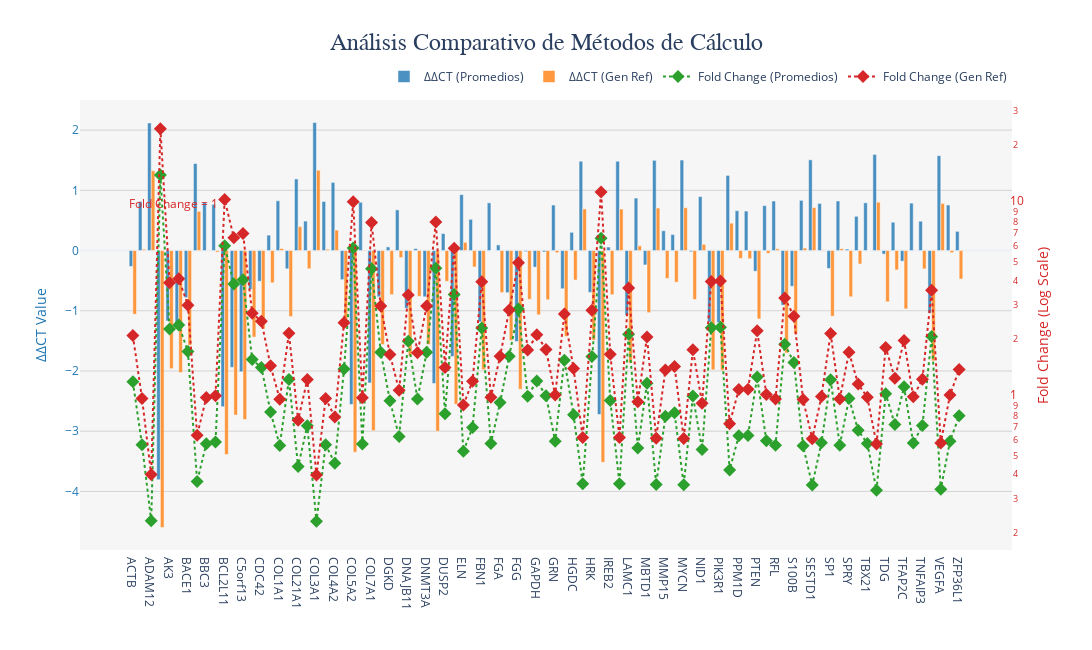

Notebook code for this chart:
### Markdown cell above
### Análisis comparativo de métodos de cálculo


Este código crea una visualización combinada en Plotly que compara valores de ΔΔCT (barra) y Fold Change (línea), usando dos ejes Y. Los valores de ΔΔCT se representan en un eje Y izquierdo, mientras que los valores de Fold Change se trazan en el eje Y derecho con una escala logarítmica. Además:

- **Barras para ΔΔCT**: Comparan promedios y valores de genes de referencia.
- **Líneas y marcadores para Fold Change**: Usan diferentes colores y formas para distinguir entre promedios y genes de referencia.
- **Layout personalizado**: Incluye títulos, leyenda mejorada, anotaciones clave, y un esquema de colores claro.

### Code cell
import plotly.graph_objects as go

fig = go.Figure()

# =============================================================================
# 1. Barras para Delta-Delta CT (Eje Y Izquierdo)
# =============================================================================
fig.add_trace(go.Bar(
    x=df_consolidado['target'],
    y=df_consolidado['delta_delta_ct_promedio'],
    name='ΔΔCT (Promedios)',
    marker_color='#1f77b4',  # Azul estándar
    opacity=0.8,
    yaxis='y'
))

fig.add_trace(go.Bar(
    x=df_consolidado['target'],
    y=df_consolidado['delta_delta_ct_gen_ref'],
    name='ΔΔCT (Gen Ref)',
    marker_color='#ff7f0e',  # Naranja estándar
    opacity=0.8,
    yaxis='y'
))

# =============================================================================
# 2. Líneas + Marcadores para Fold Change (Eje Y Derecho - Escala Log)
# =============================================================================
fig.add_trace(go.Scatter(
    x=df_consolidado['target'],
    y=df_consolidado['fold_change_promedio'],
    name='Fold Change (Promedios)',
    mode='markers+lines',
    marker=dict(color='#2ca02c', size=10, symbol='diamond'),  # Verde
    line=dict(color='#2ca02c', width=2, dash='dot'),
    yaxis='y2'
))

fig.add_trace(go.Scatter(
    x=df_consolidado['target'],
    y=df_consolidado['fold_change_gen_ref'],
    name='Fold Change (Gen Ref)',
    mode='markers+lines',
    marker=dict(color='#d62728', size=10, symbol='diamond'),  # Rojo
    line=dict(color='#d62728', width=2, dash='dot'),
    yaxis='y2'
))

# =============================================================================
# 3. Ajustes de Layout
# =============================================================================
fig.update_layout(
    title=dict(
        text='Análisis Comparativo de Métodos de Cálculo',
        font=dict(size=24, family='Arial Black'),
        x=0.5
    ),
    template='plotly_white',
    barmode='group',

    # >>> FIX AQUÍ: usar title como dict (con font adentro) <<<
    yaxis=dict(
        title=dict(text='ΔΔCT Value', font=dict(color='#1f77b4', size=14)),
        tickfont=dict(color='#1f77b4'),
        showgrid=True,
        gridcolor='lightgray'
    ),
    yaxis2=dict(
        title=dict(text='Fold Change (Log Scale)', font=dict(color='#d62728', size=14)),
        tickfont=dict(color='#d62728'),
        overlaying='y',
        side='right',
        type='log',
        showgrid=False
    ),
    hovermode='x unified',
    legend=dict(
        orientation="h",
        yanchor="bottom",
        y=1.02,
        xanchor="right",
        x=1,
        bgcolor='rgba(255,255,255,0.9)'
    ),
    height=650,
    width=1200,
    margin=dict(b=100, t=100),
    plot_bgcolor='rgba(245,245,245,0.9)'
)

# =============================================================================
# 4. Anotaciones Clave
# =============================================================================
fig.add_annotation(
    text="Fold Change = 1",
    xref="paper", yref="y2",
    x=0.05, y=1,
    showarrow=False,
    font=dict(color="#d62728", size=12)
)

fig.show()


guardar_grafico(fig, 'analisis_comparativo.png')

### Figure 1 — Plotly figure (JSON) as saved in the notebook; plotly's stock layout.template omitted (floating-point values rounded to 4 significant figures)
{"data": [{"marker": {"color": "#1f77b4"}, "name": "ΔΔCT (Promedios)", "opacity": 0.8, "type": "bar", "x": ["ACTB", "ACVR2A", "ADAM12", "ADAMTS59", "AK3", "B2M", "BACE1", "BAK1", "BBC3", "BCL2", "BCL2L11", "BMF", "C5orf13", "CD276", "CDC42", "CDK6", "COL1A1", "COL1A2", "COL21A1", "COL2A1", "COL3A1", "COL4A1", "COL4A2", "COL51A1", "COL5A2", "COL5A3", "COL7A1", "CTNNBIP1", "DGKD", "DICER1", "DNAJB11", "DNMT1", "DNMT3A", "DNMT3B", "DUSP2", "ELF2", "ELN", "EOMES", "FBN1", "FEM1B", "FGA", "FGB", "FGG", "FOXJ2", "GAPDH", "GLUL", "GRN", "HDAC4", "HGDC", "HPRT1", "HRK", "IFI30", "IREB2", "ITGA11", "LAMC1", "LPL", "MBTD1", "MCL1", "MMP15", "MMP24", "MYCN", "NAV3", "NID1", "PCDHA12", "PIK3R1", "PMP22", "PPM1D", "PPP1R13B", "PTEN", "PXDN", "RFL", "RPLP0", "S100B", "SERPINB9", "SESTD1", "SFPQ", "SP1", "SPARC", "SPRY", "SRSF10", "TBX21", "TCL1A", "TDG", "TET1", "TFAP2C", "TGFB3", "TNFAIP3", "Target Name", "VEGFA", "ZFP36", "ZFP36L1"], "y": [-0.2651, 0.8145, 2.12, -3.807, -1.169, -1.235, -0.7822, 1.445, 0.7977, 0.7673, -2.594, -1.94, -2.013, -0.6446, -0.5099, 0.2561, 0.8269, -0.3036, 1.19, 0.4897, 2.126, 0.8148, 1.132, -0.4836, -2.556, 0.802, -2.199, -0.7685, 0.06056, 0.6752, -0.9597, 0.03241, -0.7684, -2.208, 0.2823, -1.76, 0.9289, 0.5187, -1.186, 0.7925, 0.09356, -0.6998, -1.51, -0.0177, -0.2754, -0.02452, 0.7558, -0.6345, 0.3028, 1.483, -0.6955, -2.723, 0.05886, 1.483, -1.077, 0.8715, -0.2392, 1.498, 0.3289, 0.2666, 1.503, -0.0199, 0.8968, -1.189, -1.196, 1.247, 0.661, 0.6559, -0.3434, 0.7465, 0.8221, -0.9073, -0.5942, 0.8338, 1.507, 0.7822, -0.2979, 0.823, 0.02468, 0.5688, 0.7925, 1.596, -0.05973, 0.4706, -0.1767, 0.7875, 0.4875, -1.039, 1.576, 0.7567, 0.3191], "yaxis": "y"}, {"marker": {"color": "#ff7f0e"}, "name": "ΔΔCT (Gen Ref)", "opacity": 0.8, "type": "bar", "x": ["ACTB", "ACVR2A", "ADAM12", "ADAMTS59", "AK3", "B2M", "BACE1", "BAK1", "BBC3", "BCL2", "BCL2L11", "BMF", "C5orf13", "CD276", "CDC42", "CDK6", "COL1A1", "COL1A2", "COL21A1", "COL2A1", "COL3A1", "COL4A1", "COL4A2", "COL51A1", "COL5A2", "COL5A3", "COL7A1", "CTNNBIP1", "DGKD", "DICER1", "DNAJB11", "DNMT1", "DNMT3A", "DNMT3B", "DUSP2", "ELF2", "ELN", "EOMES", "FBN1", "FEM1B", "FGA", "FGB", "FGG", "FOXJ2", "GAPDH", "GLUL", "GRN", "HDAC4", "HGDC", "HPRT1", "HRK", "IFI30", "IREB2", "ITGA11", "LAMC1", "LPL", "MBTD1", "MCL1", "MMP15", "MMP24", "MYCN", "NAV3", "NID1", "PCDHA12", "PIK3R1", "PMP22", "PPM1D", "PPP1R13B", "PTEN", "PXDN", "RFL", "RPLP0", "S100B", "SERPINB9", "SESTD1", "SFPQ", "SP1", "SPARC", "SPRY", "SRSF10", "TBX21", "TCL1A", "TDG", "TET1", "TFAP2C", "TGFB3", "TNFAIP3", "Target Name", "VEGFA", "ZFP36", "ZFP36L1"], "y": [-1.058, 0.02195, 1.327, -4.599, -1.962, -2.027, -1.575, 0.6521, 0.005185, -0.02521, -3.386, -2.732, -2.806, -1.437, -1.302, -0.5364, 0.0344, -1.096, 0.3972, -0.3028, 1.334, 0.02235, 0.3397, -1.276, -3.348, 0.009495, -2.991, -1.561, -0.7319, -0.1173, -1.752, -0.7601, -1.561, -3.0, -0.5102, -2.552, 0.1364, -0.2738, -1.978, 0.0, -0.6989, -1.492, -2.303, -0.8102, -1.068, -0.817, -0.03672, -1.427, -0.4897, 0.6908, -1.488, -3.516, -0.7336, 0.6903, -1.87, 0.07901, -1.032, 0.7059, -0.4636, -0.5259, 0.7104, -0.8124, 0.1043, -1.981, -1.989, 0.4549, -0.1315, -0.1366, -1.136, -0.04603, 0.02956, -1.7, -1.387, 0.04132, 0.7142, -0.01032, -1.09, 0.03051, -0.7678, -0.2237, -7.629e-06, 0.8033, -0.8522, -0.3219, -0.9692, -0.005028, -0.305, -1.832, 0.7833, -0.03584, -0.4734], "yaxis": "y"}, {"line": {"color": "#2ca02c", "dash": "dot", "width": 2}, "marker": {"color": "#2ca02c", "size": 10, "symbol": "diamond"}, "mode": "markers+lines", "name": "Fold Change (Promedios)", "type": "scatter", "x": ["ACTB", "ACVR2A", "ADAM12", "ADAMTS59", "AK3", "B2M", "BACE1", "BAK1", "BBC3", "BCL2", "BCL2L11", "BMF", "C5orf13", "CD276", "CDC42", "CDK6", "COL1A1", "COL1A2", "COL21A1", "COL2A1", "COL3A1", "COL4A1", "COL4A2", "COL51A1", "COL5A2", "COL5A3", "COL7A1", "CTNNBIP1", "DGKD", "DICER1", "DNAJB11", "DNMT1", "DNMT3A", "DNMT3B", "DUSP2", "ELF2", "ELN", "EOMES", "FBN1", "FEM1B", "FGA", "FGB", "FGG", "FOXJ2", "GAPDH", "GLUL", "GRN", "HDAC4", "HGDC", "HPRT1", "HRK", "IFI30", "IREB2", "ITGA11", "LAMC1", "LPL", "MBTD1", "MCL1", "MMP15", "MMP24", "MYCN", "NAV3", "NID1", "PCDHA12", "PIK3R1", "PMP22", "PPM1D", "PPP1R13B", "PTEN", "PXDN", "RFL", "RPLP0", "S100B", "SERPINB9", "SESTD1", "SFPQ", "SP1", "SPARC", "SPRY", "SRSF10", "TBX21", "TCL1A", "TDG", "TET1", "TFAP2C", "TGFB3", "TNFAIP3", "Target Name", "VEGFA", "ZFP36", "ZFP36L1"], "y": [1.202, 0.5686, 0.2301, 13.99, 2.249, 2.354, 1.72, 0.3674, 0.5753, 0.5875, 6.036, 3.837, 4.037, 1.563, 1.424, 0.8374, 0.5637, 1.234, 0.4384, 0.7122, 0.2291, 0.5685, 0.4562, 1.398, 5.879, 0.5736, 4.591, 1.703, 0.9589, 0.6263, 1.945, 0.9778, 1.703, 4.62, 0.8223, 3.386, 0.5253, 0.698, 2.275, 0.5773, 0.9372, 1.624, 2.848, 1.012, 1.21, 1.017, 0.5922, 1.552, 0.8107, 0.3577, 1.619, 6.604, 0.96, 0.3578, 2.11, 0.5466, 1.18, 0.3539, 0.7961, 0.8313, 0.3528, 1.014, 0.5371, 2.279, 2.292, 0.4212, 0.6324, 0.6347, 1.269, 0.5961, 0.5656, 1.876, 1.51, 0.561, 0.3519, 0.5815, 1.229, 0.5653, 0.983, 0.6742, 0.5773, 0.3308, 1.042, 0.7217, 1.13, 0.5794, 0.7133, 2.055, 0.3355, 0.5919, 0.8016], "yaxis": "y2"}, {"line": {"color": "#d62728", "dash": "dot", "width": 2}, "marker": {"color": "#d62728", "size": 10, "symbol": "diamond"}, "mode": "markers+lines", "name": "Fold Change (Gen Ref)", "type": "scatter", "x": ["ACTB", "ACVR2A", "ADAM12", "ADAMTS59", "AK3", "B2M", "BACE1", "BAK1", "BBC3", "BCL2", "BCL2L11", "BMF", "C5orf13", "CD276", "CDC42", "CDK6", "COL1A1", "COL1A2", "COL21A1", "COL2A1", "COL3A1", "COL4A1", "COL4A2", "COL51A1", "COL5A2", "COL5A3", "COL7A1", "CTNNBIP1", "DGKD", "DICER1", "DNAJB11", "DNMT1", "DNMT3A", "DNMT3B", "DUSP2", "ELF2", "ELN", "EOMES", "FBN1", "FEM1B", "FGA", "FGB", "FGG", "FOXJ2", "GAPDH", "GLUL", "GRN", "HDAC4", "HGDC", "HPRT1", "HRK", "IFI30", "IREB2", "ITGA11", "LAMC1", "LPL", "MBTD1", "MCL1", "MMP15", "MMP24", "MYCN", "NAV3", "NID1", "PCDHA12", "PIK3R1", "PMP22", "PPM1D", "PPP1R13B", "PTEN", "PXDN", "RFL", "RPLP0", "S100B", "SERPINB9", "SESTD1", "SFPQ", "SP1", "SPARC", "SPRY", "SRSF10", "TBX21", "TCL1A", "TDG", "TET1", "TFAP2C", "TGFB3", "TNFAIP3", "Target Name", "VEGFA", "ZFP36", "ZFP36L1"], "y": [2.081, 0.9849, 0.3985, 24.24, 3.896, 4.077, 2.979, 0.6363, 0.9964, 1.018, 10.46, 6.645, 6.992, 2.708, 2.466, 1.45, 0.9764, 2.138, 0.7594, 1.234, 0.3968, 0.9846, 0.7902, 2.422, 10.18, 0.9934, 7.951, 2.951, 1.661, 1.085, 3.369, 1.694, 2.95, 8.001, 1.424, 5.865, 0.9098, 1.209, 3.941, 1.0, 1.623, 2.813, 4.934, 1.753, 2.096, 1.762, 1.026, 2.689, 1.404, 0.6195, 2.805, 11.44, 1.663, 0.6197, 3.654, 0.9467, 2.044, 0.613, 1.379, 1.44, 0.6112, 1.756, 0.9303, 3.948, 3.97, 0.7296, 1.095, 1.099, 2.198, 1.032, 0.9797, 3.249, 2.615, 0.9718, 0.6095, 1.007, 2.129, 0.9791, 1.703, 1.168, 1.0, 0.573, 1.805, 1.25, 1.958, 1.003, 1.235, 3.559, 0.581, 1.025, 1.388], "yaxis": "y2"}], "layout": {"annotations": [{"font": {"color": "#d62728", "size": 12}, "showarrow": false, "text": "Fold Change = 1", "x": 0.05, "xref": "paper", "y": 1, "yref": "y2"}], "barmode": "group", "height": 650, "hovermode": "x unified", "legend": {"bgcolor": "rgba(255,255,255,0.9)", "orientation": "h", "x": 1, "xanchor": "right", "y": 1.02, "yanchor": "bottom"}, "margin": {"b": 100, "t": 100}, "plot_bgcolor": "rgba(245,245,245,0.9)", "title": {"font": {"family": "Arial Black", "size": 24}, "text": "Análisis Comparativo de Métodos de Cálculo", "x": 0.5}, "width": 1200, "yaxis": {"gridcolor": "lightgray", "showgrid": true, "tickfont": {"color": "#1f77b4"}, "title": {"font": {"color": "#1f77b4", "size": 14}, "text": "ΔΔCT Value"}}, "yaxis2": {"overlaying": "y", "showgrid": false, "side": "right", "tickfont": {"color": "#d62728"}, "title": {"font": {"color": "#d62728", "size": 14}, "text": "Fold Change (Log Scale)"}, "type": "log"}}}
